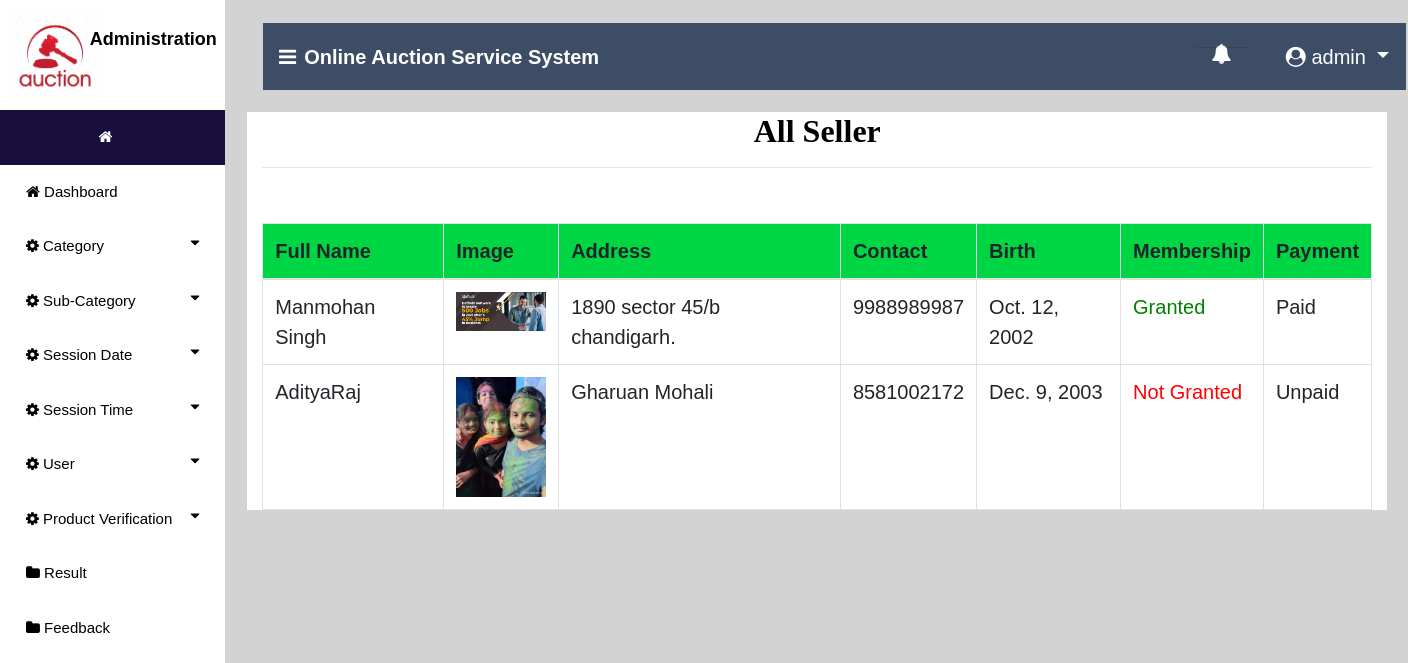
/seller_user (signed in), run on the app's committed database.
### auction/models.py (models this page shows, shortened)
class Auction_User(models.Model):
    user = models.ForeignKey(User,on_delete=models.CASCADE,null=True)
    dob = models.DateField(null=True)
    address = models.CharField(max_length=100,null=True)
    contact = models.CharField(max_length=10,null=True)
    image = models.FileField(null=True)
    membership = models.ForeignKey(Member_fee,on_delete=models.CASCADE,null=True)

class Member_fee(models.Model):
    fee = models.CharField(max_length=20,null=True)

### auction/views.py (the view)
# urls.py: path('seller_user', Seller_User,name="seller_user"),
def Seller_User(request):
    if not request.user.is_staff:
        return redirect('login_user')
    user1 = User.objects.get(id=request.user.id)
    pro=""
    try:
        pro = Bidder.objects.get(user=user1)
        if pro:
            error="pat"
    except:
        pro = Auction_User.objects.get(user=user1)
    error = False
    st = Status.objects.get(status = "pending")
    prod = Auction_User.objects.all()
    d = {'error':error,'pro':pro,'data':pro,'prod':prod}
    return render(request, 'auction_user.html',d)

### auction/templates/auction_user.html (shortened to what this page needs)
{% extends 'navigation3.html' %}
{% block body1 %}
 <div class="container" style="background:white">
<center><h2 style = "font-family : 'perpetua' ; color : black ; font-weight : bold;margin-top:2%">All Seller</h2></center><hr>
<table class="table table-bordered" id="myTable">
  <thead>
  <tr>
    <th>Full Name</th>
    <th>Image</th>
    <th>Address</th>
    <th>Contact</th>
    <th>Birth</th>
    <th>Membership</th>
    <th>Payment</th>
  </tr>
  </thead>
   <tbody>
{% for i in prod %}
  <tr>
    <td>{{i.user.first_name}}{{i.user.last_name}}</td>
    <td><img src="{{i.image.url}}" style="width:90px"> </td>
    <td>{{i.address}}</td>
    <td>{{i.contact}}</td>
    <td>{{i.dob}}</td>
    {% if i.membership.fee == "Paid" %}
    <td style="color:green">Granted</td>
    {% else %}
    <td style="color:red">Not Granted</td>
    {% endif %}
    <td>{{i.membership.fee}}</td>
  </tr>
{% endfor %}
    </tbody>
</table>
 </div>
{% endblock %}

### auction/templates/navigation3.html (shortened to what this page needs)
{% extends 'navigation2.html' %}
{% block body %}
<nav class="navbar navbar-expand-lg navbar-light" style="margin-left:2%;margin-top:2%;width:99%;background-color:#3d4d65">
  <a class="navbar-brand" href="#" style="color:white;font-weight:bold"><i class="fa fa-bars" style="margin-right:8px"></i>Online Auction Service System</a>
  {% if request.user.is_staff %}
     <div class="collapse navbar-collapse nav justify-content-end" id="navbarNavDropdown">
      <li class="nav-item dropdown" style="margin-right:3%;color:white;margin-left:600px">
        <a class="nav-link dropdown" style="margin-left:5%;color:white" href="#" id="navbarDropdown" role="button" data-toggle="dropdown" aria-haspopup="true">
          <i class="fa fa-bell" style="top:0;padding-bottom:10px">{{count}}</i>
        </a>
        <hr color="">
      </li>
  </div>
     {% endif %}
  <div class="collapse navbar-collapse nav justify-content-end" id="navbarNavDropdown">
      <li class="nav-item dropdown" style="margin-right:3%;color:white">
        <a class="nav-link dropdown-toggle" style="color:white;margin-left:5%" href="#" id="navbarDropdown" role="button" data-toggle="dropdown" aria-haspopup="true" aria-expanded="false">
          <i class="fa fa-user-circle"></i> {{request.user.username}}
        </a>
      </li>
  </div>
 </nav>
{% block body1 %}
{% endblock %}
{% endblock %}

### auction/templates/navigation2.html (style rules this page uses)
thead { background:#00d644; }
body { font-family: "Lato", sans-serif; }
body { margin:0;font-family:Arial }
.dropdown { float:right; }

### data on the page
Auction_User: user.first_name "Manmohan", user.last_name "Singh", image (picture), address "1890 sector 45/b chandigarh.", contact "9988989987", dob "Oct. 12, 2002", shows "Granted", membership.fee "Paid"
Auction_User: user.first_name "Aditya", user.last_name "Raj", image (picture), address "Gharuan Mohali", contact "8581002172", dob "Dec. 9, 2003", shows "Not Granted", membership.fee "Unpaid"

### other printed values
{{ request.user.username }} "admin"
